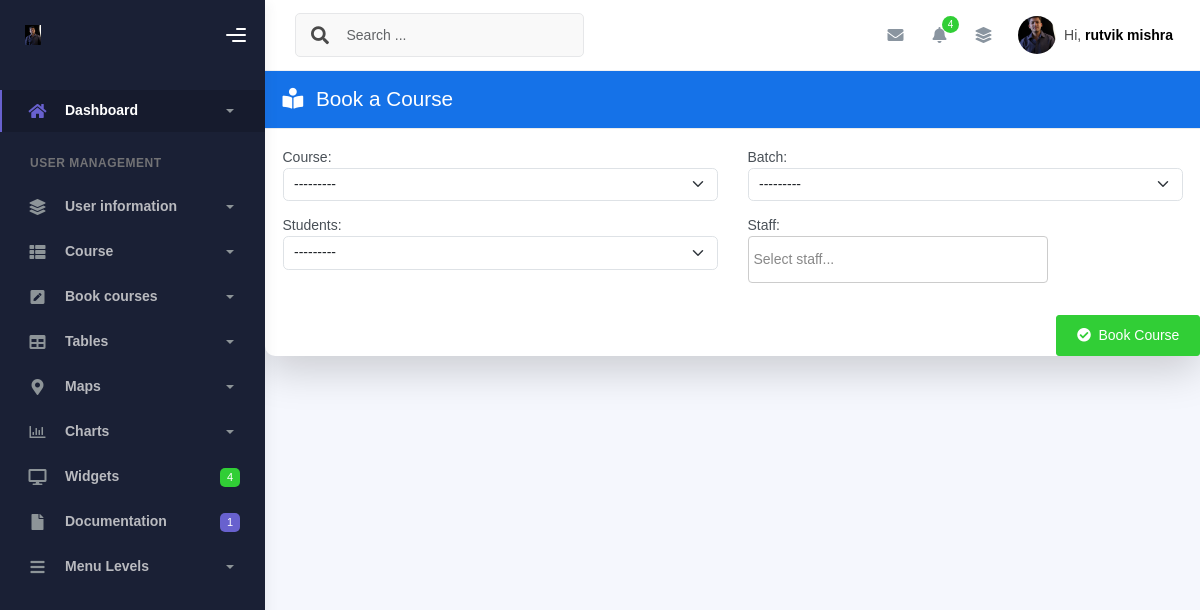
The page /Book-course/ (signed in) on the database its author committed.
### dashboard/models.py (models this page shows, shortened)
class User(AbstractUser):
    GENDER_CHOICES = [
        ('M', 'Male'),
        ('F', 'Female'),
        ('O', 'Other'),
    ]
    ROLE_CHOICES = [
        ('admin', 'Admin'),
        ('staff', 'Staff'),
        ('student', 'Student'),
    ]
    phone = models.CharField(max_length=15 ,blank=True,null=True)
    gender = models.CharField(max_length=1, choices=GENDER_CHOICES,blank=True,null=True)
    dob = models.DateField(verbose_name='Date of Birth', null=True, blank=True)
    profile_picture = models.ImageField(upload_to='students/', blank=True, null=True)
    role = models.CharField(max_length=10, choices=ROLE_CHOICES)
    enroll_number = models.CharField(max_length=20, unique=True, blank=True, null=True)
    objects = StudentUserManager()
    def __str__(self):
        return f"{self.username}"

### dashboard/views.py (the view, shortened to what this page needs)
# urls.py: path('Book-course/', BookedCourseCreateView.as_view(), name='book_course'),
class BookedCourseCreateView(CreateView):
    model = BookedCourse
    form_class = BookedCourseForm
    template_name = 'dashboard/book_course.html'
    success_url = reverse_lazy('bookedcourse_list')

### dashboard/form.py
class BookedCourseForm(forms.ModelForm):
    class Meta:
        model = BookedCourse
        fields = ['course', 'students', 'batch', 'staff']
        widgets = {
            'students': forms.Select(attrs={'class': 'form-select select2'}),
            'staff': forms.SelectMultiple(attrs={'class': 'form-select'}),
            'batch': forms.Select(attrs={'class': 'form-select'}),
            'course': forms.Select(attrs={'class': 'form-select'}),
        }
    def __init__(self, *args, **kwargs):
        super(BookedCourseForm, self).__init__(*args, **kwargs)
        self.fields['students'].queryset = User.objects.filter(role='student')
        if 'instance' in kwargs and kwargs['instance'] and kwargs['instance'].course:
            course = kwargs['instance'].course
            self.fields['staff'].queryset = course.trainers.all()
        else:
            self.fields['staff'].queryset = User.objects.filter(role='staff')

### dashboard/models.py (called while the page is built)
    def __str__(self):
        return self.name

### dashboard/templates/dashboard/book_course.html (shortened to what this page needs)
{% extends 'dashboard/base.html' %}
{% load static %}
{% block content %}
<div class="container mt-15">
  <div class="card shadow-lg">
    <div class="card-header bg-primary text-white">
      <h4 class="mb-0">
        <i class="fas fa-book-reader me-2"></i>
        {% if object %} Update Booked Course {% else %} Book a Course {% endif %}
      </h4>
    </div>
    <div class="card-body">
  <form method="POST" novalidate>
    <div class="row">
      <div class="col-md-6 mb-3">
        {{ form.course.label_tag }}
        {{ form.course }}
      </div>
      <div class="col-md-6 mb-3">
        {{ form.batch.label_tag }}
        {{ form.batch }}
      </div>
      <div class="col-md-6 mb-3">
        {{ form.students.label_tag }}
        {{ form.students }}
          </div>
     <div class="col-md-6 mb-3">
  {{ form.staff.label_tag }}
   <div id="staff-dropdown" style="position: relative; max-width: 300px; user-select:none; cursor:pointer; border:1px solid #ccc; padding:5px; border-radius:4px;">
    <div id="staff-selected" style="min-height: 35px; display: flex; flex-wrap: wrap; gap: 5px; align-items: center;">
      <span style="color: #888;">Select staff...</span>
    </div>
  </div>
</div>
</div>
    </div>
    <div class="text-end">
      <button type="submit" class="btn btn-success">
        <i class="fas fa-check-circle me-1"></i>
        {% if object %} Update {% else %} Book Course {% endif %}
      </button>
    </div>
</div>
  </div>
</div>
{% endblock %}

### dashboard/templates/dashboard/sidebar.html (shortened to what this page needs)
{% load static %}
<div class="wrapper">
      <div class="sidebar" data-background-color="dark">
        <div class="sidebar-logo">
          <div class="logo-header" data-background-color="dark">
            <a href="{% url 'index' %}" class="logo">
              {% if request.user.is_authenticated and request.user.profile_picture %}
  <img src="{{ request.user.profile_picture.url }}" alt="navbar brand" class="navbar-brand" height="20" />
{% else %}
  <img src="{% static 'dashboard/img/profile.jpg' %}" alt="navbar brand" class="navbar-brand" height="20" />
{% endif %}
            </a>
            <div class="nav-toggle">
              <button class="btn btn-toggle toggle-sidebar">
                <i class="gg-menu-right"></i>
              </button>
            </div>
          </div>
        </div>
        <div class="sidebar-wrapper scrollbar scrollbar-inner">
          <div class="sidebar-content">
            <ul class="nav nav-secondary">
              <li class="nav-item active">
                <a
                  data-bs-toggle="collapse"
                  href="#dashboard"
                  class="collapsed"
                  aria-expanded="false"
                >
                  <i class="fas fa-home"></i>
                  <p>Dashboard</p>
                  <span class="caret"></span>
                </a>
              </li>
              <li class="nav-section">
                <h4 class="text-section">User Management</h4>
              </li>
              <li class="nav-item">
                <a data-bs-toggle="collapse" href="#base">
                  <i class="fas fa-layer-group"></i>
                  <p>User information</p>
                  <span class="caret"></span>
                </a>
              </li>
              <li class="nav-item">
                <a data-bs-toggle="collapse" href="#sidebarLayouts">
                  <i class="fas fa-th-list"></i>
                  <p>Course</p>
                  <span class="caret"></span>
                </a>
              </li>
              <li class="nav-item">
                <a data-bs-toggle="collapse" href="#forms">
                  <i class="fas fa-pen-square"></i>
                  <p>Book courses</p>
                  <span class="caret"></span>
                </a>
              </li>
              <li class="nav-item">
                <a data-bs-toggle="collapse" href="#tables">
                  <i class="fas fa-table"></i>
                  <p>Tables</p>
                  <span class="caret"></span>
                </a>
              </li>
              <li class="nav-item">
                <a data-bs-toggle="collapse" href="#maps">
                  <i class="fas fa-map-marker-alt"></i>
                  <p>Maps</p>
                  <span class="caret"></span>
                </a>
              </li>
              <li class="nav-item">
                <a data-bs-toggle="collapse" href="#charts">
                  <i class="far fa-chart-bar"></i>
                  <p>Charts</p>
                  <span class="caret"></span>
                </a>
              </li>
              <li class="nav-item">
                <a href="widgets.html">
                  <i class="fas fa-desktop"></i>
                  <p>Widgets</p>
                  <span class="badge badge-success">4</span>
                </a>
              </li>
              <li class="nav-item">
                <a href="../../documentation/{% url 'index' %}">
                  <i class="fas fa-file"></i>
                  <p>Documentation</p>
                  <span class="badge badge-secondary">1</span>
                </a>
              </li>
              <li class="nav-item">
                <a data-bs-toggle="collapse" href="#submenu">
                  <i class="fas fa-bars"></i>
                  <p>Menu Levels</p>
                  <span class="caret"></span>
                </a>
              </li>
            </ul>
          </div>
        </div>
      </div>
      <div class="main-panel">
        <div class="main-header">
          <nav
            class="navbar navbar-header navbar-header-transparent navbar-expand-lg border-bottom"
          >
            <div class="container-fluid">
              <nav
                class="navbar navbar-header-left navbar-expand-lg navbar-form nav-search p-0 d-none d-lg-flex"
              >
                <div class="input-group">
                  <div class="input-group-prepend">
                    <button type="submit" class="btn btn-search pe-1">
                      <i class="fa fa-search search-icon"></i>
                    </button>
                  </div>
                  <input
                    type="text"
                    placeholder="Search ..."
                    class="form-control"
                  />
                </div>
              </nav>
              <ul class="navbar-nav topbar-nav ms-md-auto align-items-center">
                <li class="nav-item topbar-icon dropdown hidden-caret">
                  <a
                    class="nav-link dropdown-toggle"
                    href="#"
                    id="messageDropdown"
                    role="button"
                    data-bs-toggle="dropdown"
                    aria-haspopup="true"
                    aria-expanded="false"
                  >
                    <i class="fa fa-envelope"></i>
                  </a>
                </li>
                <li class="nav-item topbar-icon dropdown hidden-caret">
                  <a
                    class="nav-link dropdown-toggle"
                    href="#"
                    id="notifDropdown"
                    role="button"
                    data-bs-toggle="dropdown"
                    aria-haspopup="true"
                    aria-expanded="false"
                  >
                    <i class="fa fa-bell"></i>
                    <span class="notification">4</span>
                  </a>
                </li>
                <li class="nav-item topbar-icon dropdown hidden-caret">
                  <a
                    class="nav-link"
                    data-bs-toggle="dropdown"
                    href="#"
                    aria-expanded="false"
                  >
                    <i class="fas fa-layer-group"></i>
                  </a>
                </li>
                <li class="nav-item topbar-user dropdown hidden-caret">
                  <a
                    class="dropdown-toggle profile-pic"
                    data-bs-toggle="dropdown"
                    href="#"
                    aria-expanded="false"
                  >
                    <div class="avatar-sm">
                      <img
                        src="{% if request.user.profile_picture %}
                            {{ request.user.profile_picture.url }}
                          {% else %}
                            {% static 'dashboard/img/profile.jpg' %}
                          {% endif %}"
                        alt="..."
                        class="avatar-img rounded-circle"
                      />
                    </div>
                    <span class="profile-username">
                      <span class="op-7">Hi,</span>
                      <span class="fw-bold">{{ request.user.get_full_name|default:request.user.username }}</span>
                    </span>
                  </a>
                </li>
              </ul>
            </div>
          </nav>
        </div>

### rows shown on the page
User: user.profile_picture (picture), profile_picture (picture), user.get_full_name "rutvik mishra"
